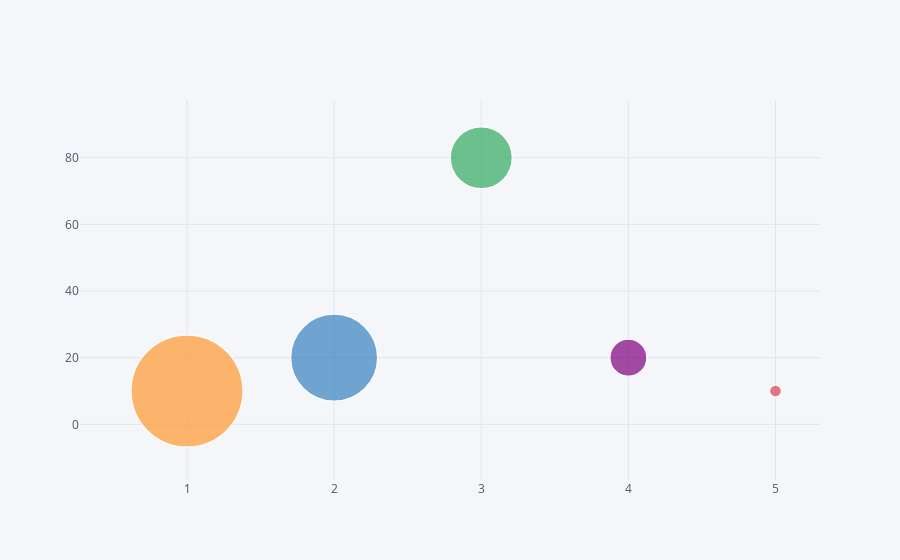

Source (notebook cell):
### Markdown cell above
# Bubble plot

### Code cell
df1.iplot(kind='bubble',x='x',y='y',size='z')

### Figure 1 — Plotly figure (JSON) as saved in the notebook; plotly's stock layout.template omitted (floating-point values rounded to 4 significant figures)
{"data": [{"marker": {"color": ["rgb(255, 153, 51)", "rgb(55, 128, 191)", "rgb(50, 171, 96)", "rgb(128, 0, 128)", "rgb(219, 64, 82)", "rgb(0, 128, 128)", "rgb(255, 255, 51)", "rgb(128, 128, 0)", "rgb(251, 128, 114)", "rgb(128, 177, 211)"], "line": {"width": 1.3}, "size": [112, 87, 62, 37, 12], "symbol": "circle"}, "mode": "markers", "text": "", "type": "scatter", "uid": "336e79ea-0698-4215-adbf-61e427b2b00f", "x": [1, 2, 3, 4, 5], "y": [10, 20, 80, 20, 10]}], "layout": {"legend": {"bgcolor": "#F5F6F9", "font": {"color": "#4D5663"}}, "paper_bgcolor": "#F5F6F9", "plot_bgcolor": "#F5F6F9", "title": {"font": {"color": "#4D5663"}}, "xaxis": {"gridcolor": "#E1E5ED", "showgrid": true, "tickfont": {"color": "#4D5663"}, "title": {"font": {"color": "#4D5663"}, "text": ""}, "zerolinecolor": "#E1E5ED"}, "yaxis": {"gridcolor": "#E1E5ED", "showgrid": true, "tickfont": {"color": "#4D5663"}, "title": {"font": {"color": "#4D5663"}, "text": ""}, "zerolinecolor": "#E1E5ED"}}}
